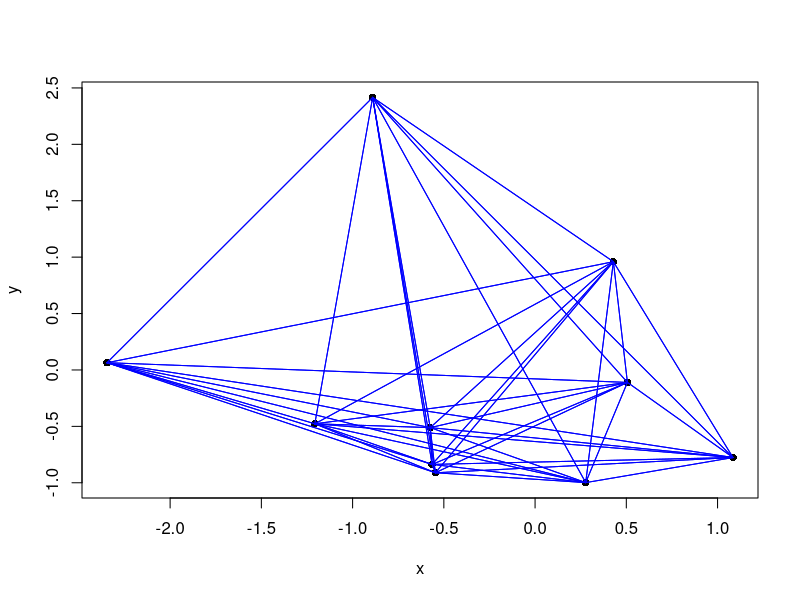
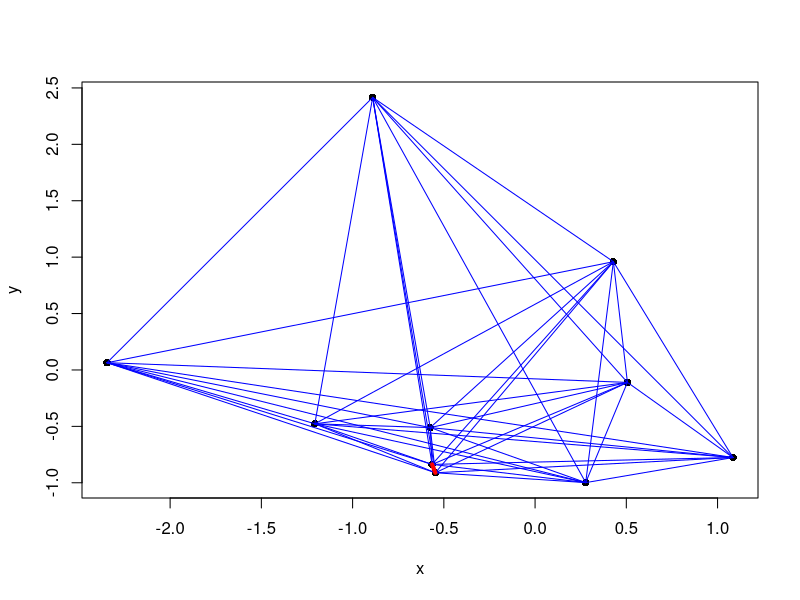

These charts were generated, in order, by the following R code:

## -----------------------------------------------------------------------------
x <- rnorm(1)
y <- rnorm(1)
if (x<y) {
    x <- y
} else {
    y <- x
}


## -----------------------------------------------------------------------------
x <- y <- max(x,y)

## -----------------------------------------------------------------------------
y <- numeric(length(x))
for (i in seq_along(x)) 
    if (!is.na(x[i])) {
        y[i] <- x[i]
    } else {
        y[i] <- 0
    }


## -----------------------------------------------------------------------------
y <- x
y[is.na(y)] <- 0


## -----------------------------------------------------------------------------
y <- c()
for (i in seq_along(x)) 
    if (!is.na(x[i])) 
        y <- c(y, x[i])


## -----------------------------------------------------------------------------
n <- 100
x <- numeric(n)
x[1] <-  1
for (i in 2:100) {
    x[i] <- x[i-1]/2 + 1/x[i-1]           # Update x
    if (abs(x[i]-x[i-1])<1e-8)            # Check for convergence
        break
}
x[i]



## -----------------------------------------------------------------------------
x <- rnorm(1)
if (x<0) {
  x <- 0
}
x


## -----------------------------------------------------------------------------
x <- rnorm(10)
x <- ifelse(x<0, 0, x)
x


## -----------------------------------------------------------------------------
x <- rnorm(10)
for (i in seq_along(x))
    if (x[i]<0)
        x[i] <- 0
x


## -----------------------------------------------------------------------------
x <- rnorm(10)
x[x<0] <- 0
print(x)


## -----------------------------------------------------------------------------
cumsum.x <- numeric(length(x))            # Create empty vector to hold result

cumsum.x[1] <- x[1]                       # Set first entry
for (i in 2:length(x))
  cumsum.x[i] <- cumsum.x[i-1]+x[i]       # Set remaining entries

cumsum.x                                  # Print result
cumsum(x)                                 # Compare to built-in function


## -----------------------------------------------------------------------------
x <- 1                                    # Set initial value (arbitrary)
for (i in 1:50) {                         # Repeat at most 50 times
  old.x <- x                              # Store old value
  x <- 1 + 1/x                            # Update x
  if (abs(old.x-x)<10e-10)                # Check for convergence
    break
}

x                                         # Print result
(1+sqrt(5)) / 2                           # Compare to desired answer


## ---- echo=FALSE--------------------------------------------------------------
set.seed(1234)

## ---- dev.args=list(pointsize=10), out.width=".7\\textwidth"------------------
n <- 10                                   # Simulate points
coords <- matrix(rnorm(2*n), ncol=2)     
plot(coords, pch=16, xlab="x", ylab="y")  # Draw the points
for (i in 1:n)                            # For all pairs of points ...
  for (j in 1:n)
    lines(coords[c(i,j),], col="blue")    # Connect i-th and j-th point


## -----------------------------------------------------------------------------
closest.pair <- c(NA,NA)                   # Initialise closest pair
closest.distance <- Inf                    # Initialise closest distance
for (i in 1:(n-1))                         # Go through all pairs of points
  for (j in (i+1):n) {
    dist <- sum((coords[i,]-coords[j,])^2) # Compute (squared) distance
    if (dist<closest.distance) {           # If we find a pair which is closer ...
      closest.pair <- c(i,j)               # ... store it ...
      closest.distance <- dist             # ... along with the distance
    }     
  }


## ---- echo=FALSE, dev.args=list(pointsize=10), out.width=".7\\textwidth"------
plot(coords, pch=16, xlab="x", ylab="y")  # Draw the points
for (i in 1:(n-1))
  for (j in (i+1):n)
    lines(coords[c(i,j),], col="blue")    
lines(coords[closest.pair,], col="red", lwd=4)
                                           # Connect two closest points



## -----------------------------------------------------------------------------
n.sim <- 1e4                     # Set number of simulations
results <- logical(n.sim)        # Vector to hold result
for (i in 1:n.sim) {             # Perform n.sim simulations
  while (TRUE) {                 # Keep sampling ...
    car <- sample(3,1)           # Randomly place the car
    if (car==1) door <- sample(2:3,1)
    if (car==2) door <- 3
    if (car==3) door <- 2
    if (door==2)                 # ... until host opens door 2
      break
  }
  results[i] <- car==1           # Record whether car is behind door 1
}
mean(results)

